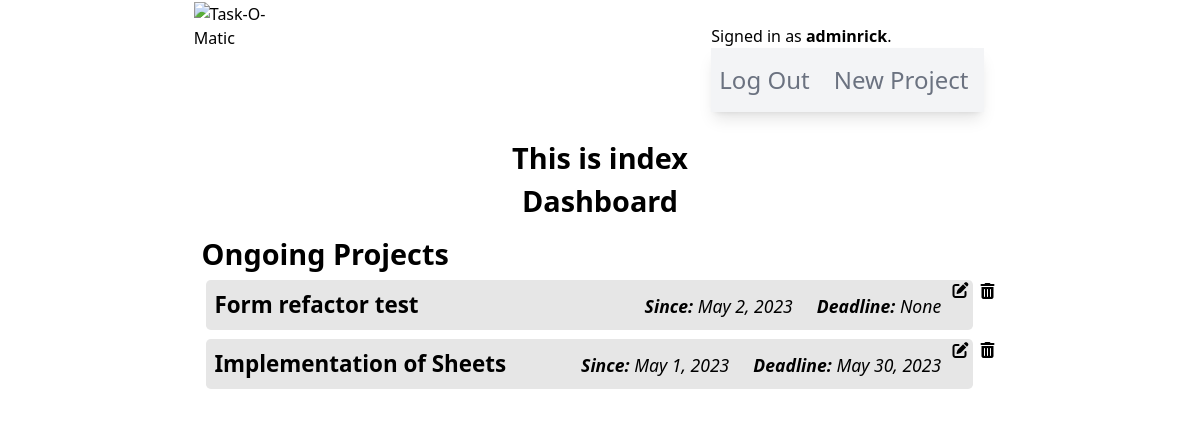
The app's page / (signed in), older data.
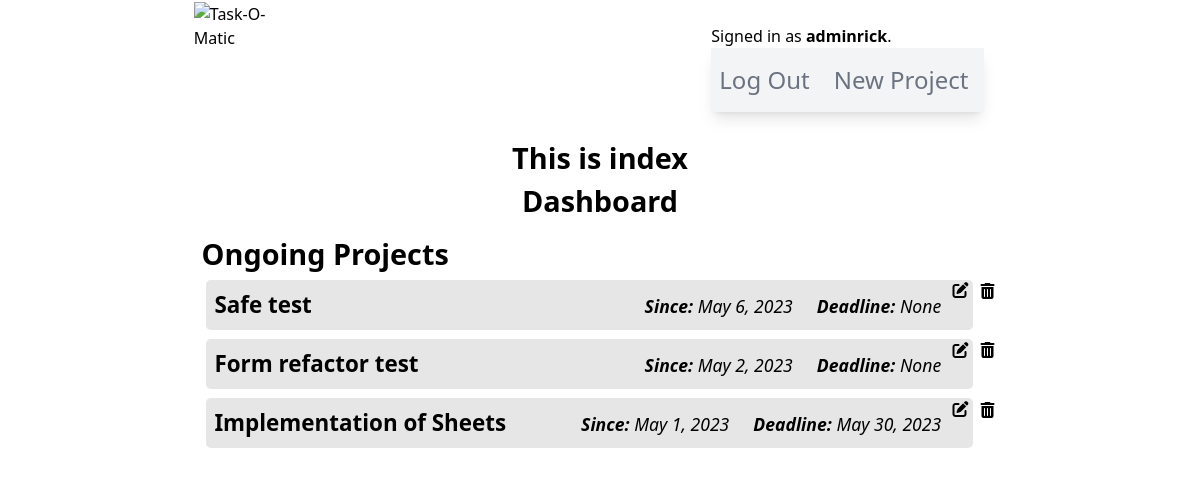
The same page, newer data.
### taskomatic/models.py (models this page shows, shortened)
class Project(models.Model):
    user = models.ForeignKey(User, on_delete=models.CASCADE)
    owner = models.CharField(max_length=80)
    projectName = models.CharField(max_length=160)
    projectDescription = models.CharField(max_length=350)
    hasDeadline = models.BooleanField(default=False)
    hasInventory = models.BooleanField(default=False)
    hasTasks = models.BooleanField(default=False)
    creationDate = models.DateField()
    deadlineDate = models.DateField(null=True, blank=True)

### taskomatic/views.py (the view)
# urls.py: path("", views.index, name="index"),
def index(request):
    projects = Project.objects.all().order_by('-creationDate')
    return render(request, "taskomatic/index.html", {
        "projects": projects
    })

### taskomatic/templates/taskomatic/index.html (shortened to what this page needs)
{% extends "./layout.html" %}
{% load static %}
{% block body %}
{% if user.is_authenticated %}
    <div id="dashboardContainer">
        <h2>This is index</h2>
        <h2>Dashboard</h2>
        <div id="ongoingProjectsContainer">
            <h2>Ongoing Projects</h2>
            <ul>
            {% if projects %}
                {% for project in projects %}
                <div id="projectInstanceContainer">
                    <a id="projectInstanceAnchor" href="{% url 'projectPage' project.id %}">
                        <li id="projectInstance">
                            <span style="cursor: default"><b>{{ project.projectName }}</b></span>
                            <span class="flex justify-between">
                                <span><i class="dateCaption"><b>Since:</b> {{ project.creationDate }}</i></span>
                                <span><i class="dateCaption"><b>Deadline:</b> {{ project.deadlineDate }}</i></span>
                            </span>
                        </li>
                    </a>
                    <form method="POST" action="{% url 'editProject' %}" name="indexEditForm{{ project.id }}" id="indexEditForm{{ project.id }}">
                        <i id="indexEditIcon{{project.id}}" class="fa-solid fa-pen-to-square indexEditIcon"></i>
                    </form>
                    <i id="indexDeleteIcon{{project.id}}" class="fa-solid fa-trash-can relative top-2 right-1 cursor-pointer indexDeleteIcon"></i>
                </div>
                {% endfor %}
            {% else %}
                <li>No projects.</li>
            {% endif %}
            </ul>
        </div>
    </div>
{% endif %}
{% endblock body %}

Row changes from the older to the newer data that the page shows:
added Project: projectName "Safe test", creationDate "May 6, 2023", deadlineDate "None"
